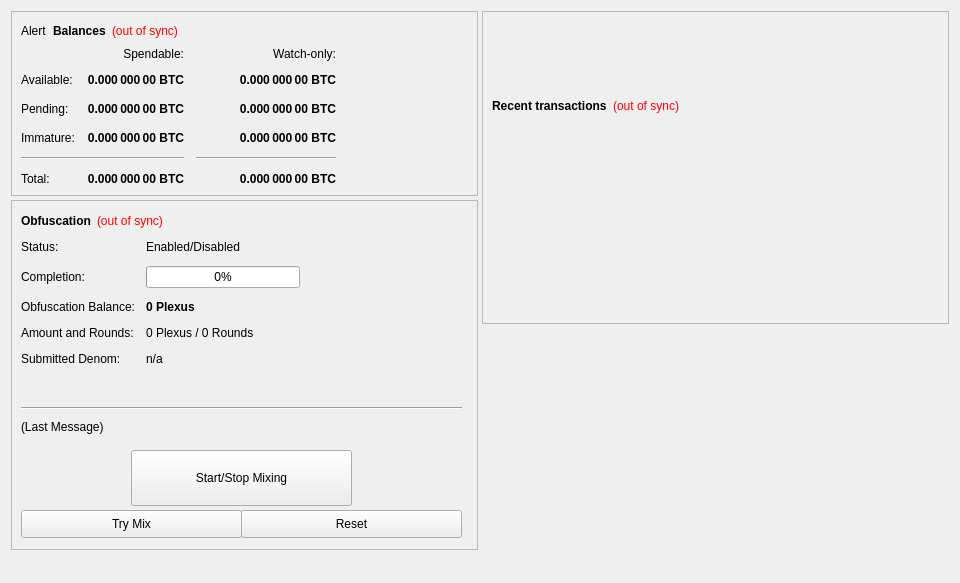
<?xml version="1.0" encoding="UTF-8"?>
<ui version="4.0">
 <class>OverviewPage</class>
 <widget class="QWidget" name="OverviewPage">
  <property name="geometry">
   <rect>
    <x>0</x>
    <y>0</y>
    <width>960</width>
    <height>583</height>
   </rect>
  </property>
  <property name="minimumSize">
   <size>
    <width>960</width>
    <height>0</height>
   </size>
  </property>
  <property name="windowTitle">
   <string>Form</string>
  </property>
  <layout class="QVBoxLayout" name="topLayout">
   <property name="spacing">
    <number>4</number>
   </property>
   <property name="bottomMargin">
    <number>8</number>
   </property>
   <item>
    <layout class="QHBoxLayout" name="horizontalLayout" stretch="1,1">
     <property name="spacing">
      <number>4</number>
     </property>
     <item>
      <layout class="QVBoxLayout" name="verticalLayout_2">
       <property name="spacing">
        <number>4</number>
       </property>
       <item>
        <widget class="QFrame" name="frame">
         <property name="frameShape">
          <enum>QFrame::StyledPanel</enum>
         </property>
         <property name="frameShadow">
          <enum>QFrame::Raised</enum>
         </property>
         <layout class="QVBoxLayout" name="verticalLayout_4">
          <item>
           <layout class="QHBoxLayout" name="horizontalLayout_4">
            <item>
             <widget class="QLabel" name="labelAlerts">
              <property name="text">
               <string>Alert</string>
              </property>
             </widget>
            </item>
            <item>
             <widget class="QLabel" name="label_5">
              <property name="font">
               <font>
                <weight>75</weight>
                <bold>true</bold>
               </font>
              </property>
              <property name="text">
               <string>Balances</string>
              </property>
             </widget>
            </item>
            <item>
             <widget class="QLabel" name="labelWalletStatus">
              <property name="cursor">
               <cursorShape>WhatsThisCursor</cursorShape>
              </property>
              <property name="toolTip">
               <string>The displayed information may be out of date. Your wallet automatically synchronizes with the Plexus network after a connection is established, but this process has not completed yet.</string>
              </property>
              <property name="styleSheet">
               <string notr="true">QLabel { color: red; }</string>
              </property>
              <property name="text">
               <string notr="true">(out of sync)</string>
              </property>
              <property name="alignment">
               <set>Qt::AlignLeading|Qt::AlignLeft|Qt::AlignVCenter</set>
              </property>
             </widget>
            </item>
            <item>
             <spacer name="horizontalSpacer_3">
              <property name="orientation">
               <enum>Qt::Horizontal</enum>
              </property>
              <property name="sizeHint" stdset="0">
               <size>
                <width>40</width>
                <height>20</height>
               </size>
              </property>
             </spacer>
            </item>
           </layout>
          </item>
          <item>
           <layout class="QGridLayout" name="gridLayout">
            <property name="spacing">
             <number>12</number>
            </property>
            <item row="2" column="2">
             <widget class="QLabel" name="labelWatchPending">
              <property name="font">
               <font>
                <weight>75</weight>
                <bold>true</bold>
               </font>
              </property>
              <property name="cursor">
               <cursorShape>IBeamCursor</cursorShape>
              </property>
              <property name="toolTip">
               <string>Unconfirmed transactions to watch-only addresses</string>
              </property>
              <property name="text">
               <string notr="true">0.000 000 00 BTC</string>
              </property>
              <property name="alignment">
               <set>Qt::AlignRight|Qt::AlignTrailing|Qt::AlignVCenter</set>
              </property>
              <property name="textInteractionFlags">
               <set>Qt::LinksAccessibleByMouse|Qt::TextSelectableByKeyboard|Qt::TextSelectableByMouse</set>
              </property>
             </widget>
            </item>
            <item row="2" column="1">
             <widget class="QLabel" name="labelUnconfirmed">
              <property name="font">
               <font>
                <weight>75</weight>
                <bold>true</bold>
               </font>
              </property>
              <property name="cursor">
               <cursorShape>IBeamCursor</cursorShape>
              </property>
              <property name="toolTip">
               <string>Total of transactions that have yet to be confirmed, and do not yet count toward the spendable balance</string>
              </property>
              <property name="text">
               <string notr="true">0.000 000 00 BTC</string>
              </property>
              <property name="alignment">
               <set>Qt::AlignRight|Qt::AlignTrailing|Qt::AlignVCenter</set>
              </property>
              <property name="textInteractionFlags">
               <set>Qt::LinksAccessibleByMouse|Qt::TextSelectableByKeyboard|Qt::TextSelectableByMouse</set>
              </property>
             </widget>
            </item>
            <item row="3" column="2">
             <widget class="QLabel" name="labelWatchImmature">
              <property name="font">
               <font>
                <weight>75</weight>
                <bold>true</bold>
               </font>
              </property>
              <property name="cursor">
               <cursorShape>IBeamCursor</cursorShape>
              </property>
              <property name="toolTip">
               <string>Staked or masternode rewards in watch-only addresses that has not yet matured</string>
              </property>
              <property name="text">
               <string notr="true">0.000 000 00 BTC</string>
              </property>
              <property name="alignment">
               <set>Qt::AlignRight|Qt::AlignTrailing|Qt::AlignVCenter</set>
              </property>
              <property name="textInteractionFlags">
               <set>Qt::LinksAccessibleByMouse|Qt::TextSelectableByKeyboard|Qt::TextSelectableByMouse</set>
              </property>
             </widget>
            </item>
            <item row="4" column="0" colspan="2">
             <widget class="Line" name="lineSpendableBalance">
              <property name="orientation">
               <enum>Qt::Horizontal</enum>
              </property>
             </widget>
            </item>
            <item row="4" column="2">
             <widget class="Line" name="lineWatchBalance">
              <property name="sizePolicy">
               <sizepolicy hsizetype="Preferred" vsizetype="Fixed">
                <horstretch>0</horstretch>
                <verstretch>0</verstretch>
               </sizepolicy>
              </property>
              <property name="minimumSize">
               <size>
                <width>140</width>
                <height>0</height>
               </size>
              </property>
              <property name="orientation">
               <enum>Qt::Horizontal</enum>
              </property>
             </widget>
            </item>
            <item row="5" column="0">
             <widget class="QLabel" name="labelTotalText">
              <property name="text">
               <string>Total:</string>
              </property>
             </widget>
            </item>
            <item row="3" column="1">
             <widget class="QLabel" name="labelImmature">
              <property name="font">
               <font>
                <weight>75</weight>
                <bold>true</bold>
               </font>
              </property>
              <property name="cursor">
               <cursorShape>IBeamCursor</cursorShape>
              </property>
              <property name="toolTip">
               <string>Staked or masternode rewards that has not yet matured</string>
              </property>
              <property name="text">
               <string notr="true">0.000 000 00 BTC</string>
              </property>
              <property name="alignment">
               <set>Qt::AlignRight|Qt::AlignTrailing|Qt::AlignVCenter</set>
              </property>
              <property name="textInteractionFlags">
               <set>Qt::LinksAccessibleByMouse|Qt::TextSelectableByKeyboard|Qt::TextSelectableByMouse</set>
              </property>
             </widget>
            </item>
            <item row="2" column="3">
             <spacer name="horizontalSpacer_2">
              <property name="orientation">
               <enum>Qt::Horizontal</enum>
              </property>
              <property name="sizeHint" stdset="0">
               <size>
                <width>40</width>
                <height>20</height>
               </size>
              </property>
             </spacer>
            </item>
            <item row="3" column="0">
             <widget class="QLabel" name="labelImmatureText">
              <property name="text">
               <string>Immature:</string>
              </property>
             </widget>
            </item>
            <item row="5" column="1">
             <widget class="QLabel" name="labelTotal">
              <property name="font">
               <font>
                <weight>75</weight>
                <bold>true</bold>
               </font>
              </property>
              <property name="cursor">
               <cursorShape>IBeamCursor</cursorShape>
              </property>
              <property name="toolTip">
               <string>Your current total balance</string>
              </property>
              <property name="text">
               <string notr="true">0.000 000 00 BTC</string>
              </property>
              <property name="alignment">
               <set>Qt::AlignRight|Qt::AlignTrailing|Qt::AlignVCenter</set>
              </property>
              <property name="textInteractionFlags">
               <set>Qt::LinksAccessibleByMouse|Qt::TextSelectableByKeyboard|Qt::TextSelectableByMouse</set>
              </property>
             </widget>
            </item>
            <item row="5" column="2">
             <widget class="QLabel" name="labelWatchTotal">
              <property name="font">
               <font>
                <weight>75</weight>
                <bold>true</bold>
               </font>
              </property>
              <property name="cursor">
               <cursorShape>IBeamCursor</cursorShape>
              </property>
              <property name="toolTip">
               <string>Current total balance in watch-only addresses</string>
              </property>
              <property name="text">
               <string notr="true">0.000 000 00 BTC</string>
              </property>
              <property name="alignment">
               <set>Qt::AlignRight|Qt::AlignTrailing|Qt::AlignVCenter</set>
              </property>
              <property name="textInteractionFlags">
               <set>Qt::LinksAccessibleByMouse|Qt::TextSelectableByKeyboard|Qt::TextSelectableByMouse</set>
              </property>
             </widget>
            </item>
            <item row="0" column="2">
             <widget class="QLabel" name="labelWatchonly">
              <property name="text">
               <string>Watch-only:</string>
              </property>
              <property name="alignment">
               <set>Qt::AlignRight|Qt::AlignTrailing|Qt::AlignVCenter</set>
              </property>
             </widget>
            </item>
            <item row="1" column="0">
             <widget class="QLabel" name="labelBalanceText">
              <property name="text">
               <string>Available:</string>
              </property>
             </widget>
            </item>
            <item row="1" column="1">
             <widget class="QLabel" name="labelBalance">
              <property name="font">
               <font>
                <weight>75</weight>
                <bold>true</bold>
               </font>
              </property>
              <property name="cursor">
               <cursorShape>IBeamCursor</cursorShape>
              </property>
              <property name="toolTip">
               <string>Your current spendable balance</string>
              </property>
              <property name="text">
               <string notr="true">0.000 000 00 BTC</string>
              </property>
              <property name="alignment">
               <set>Qt::AlignRight|Qt::AlignTrailing|Qt::AlignVCenter</set>
              </property>
              <property name="textInteractionFlags">
               <set>Qt::LinksAccessibleByMouse|Qt::TextSelectableByKeyboard|Qt::TextSelectableByMouse</set>
              </property>
             </widget>
            </item>
            <item row="1" column="2">
             <widget class="QLabel" name="labelWatchAvailable">
              <property name="font">
               <font>
                <weight>75</weight>
                <bold>true</bold>
               </font>
              </property>
              <property name="cursor">
               <cursorShape>IBeamCursor</cursorShape>
              </property>
              <property name="toolTip">
               <string>Your current balance in watch-only addresses</string>
              </property>
              <property name="text">
               <string notr="true">0.000 000 00 BTC</string>
              </property>
              <property name="alignment">
               <set>Qt::AlignRight|Qt::AlignTrailing|Qt::AlignVCenter</set>
              </property>
              <property name="textInteractionFlags">
               <set>Qt::LinksAccessibleByMouse|Qt::TextSelectableByKeyboard|Qt::TextSelectableByMouse</set>
              </property>
             </widget>
            </item>
            <item row="2" column="0">
             <widget class="QLabel" name="labelPendingText">
              <property name="text">
               <string>Pending:</string>
              </property>
             </widget>
            </item>
            <item row="0" column="1">
             <widget class="QLabel" name="labelSpendable">
              <property name="text">
               <string>Spendable:</string>
              </property>
              <property name="alignment">
               <set>Qt::AlignRight|Qt::AlignTrailing|Qt::AlignVCenter</set>
              </property>
             </widget>
            </item>
           </layout>
          </item>
         </layout>
        </widget>
       </item>
       <item>
        <widget class="QFrame" name="frameObfuscation">
         <property name="minimumSize">
          <size>
           <width>0</width>
           <height>350</height>
          </size>
         </property>
         <property name="layoutDirection">
          <enum>Qt::LeftToRight</enum>
         </property>
         <property name="frameShape">
          <enum>QFrame::StyledPanel</enum>
         </property>
         <property name="frameShadow">
          <enum>QFrame::Raised</enum>
         </property>
         <widget class="QWidget" name="formLayoutWidget">
          <property name="geometry">
           <rect>
            <x>10</x>
            <y>40</y>
            <width>451</width>
            <height>161</height>
           </rect>
          </property>
          <layout class="QFormLayout" name="formLayout">
           <property name="fieldGrowthPolicy">
            <enum>QFormLayout::AllNonFixedFieldsGrow</enum>
           </property>
           <property name="horizontalSpacing">
            <number>11</number>
           </property>
           <property name="verticalSpacing">
            <number>12</number>
           </property>
           <item row="0" column="0">
            <widget class="QLabel" name="label_6">
             <property name="text">
              <string>Status:</string>
             </property>
            </widget>
           </item>
           <item row="1" column="0">
            <widget class="QLabel" name="label_7">
             <property name="text">
              <string>Completion:</string>
             </property>
            </widget>
           </item>
           <item row="1" column="1">
            <widget class="QProgressBar" name="obfuscationProgress">
             <property name="maximumSize">
              <size>
               <width>154</width>
               <height>16777215</height>
              </size>
             </property>
             <property name="value">
              <number>0</number>
             </property>
            </widget>
           </item>
           <item row="2" column="0">
            <widget class="QLabel" name="labelAnonymizedText">
             <property name="text">
              <string>Obfuscation Balance:</string>
             </property>
            </widget>
           </item>
           <item row="2" column="1">
            <widget class="QLabel" name="labelAnonymized">
             <property name="font">
              <font>
               <weight>75</weight>
               <bold>true</bold>
              </font>
             </property>
             <property name="text">
              <string notr="true">0 Plexus</string>
             </property>
            </widget>
           </item>
           <item row="3" column="0">
            <widget class="QLabel" name="label_8">
             <property name="text">
              <string>Amount and Rounds:</string>
             </property>
            </widget>
           </item>
           <item row="3" column="1">
            <widget class="QLabel" name="labelAmountRounds">
             <property name="text">
              <string>0 Plexus / 0 Rounds</string>
             </property>
            </widget>
           </item>
           <item row="4" column="0">
            <widget class="QLabel" name="label_9">
             <property name="text">
              <string>Submitted Denom:</string>
             </property>
            </widget>
           </item>
           <item row="4" column="1">
            <widget class="QLabel" name="labelSubmittedDenom">
             <property name="toolTip">
              <string>The denominations you submitted to the Masternode.&lt;br&gt;To mix, other users must submit the exact same denominations.</string>
             </property>
             <property name="text">
              <string>n/a</string>
             </property>
            </widget>
           </item>
           <item row="0" column="1">
            <widget class="QLabel" name="obfuscationEnabled">
             <property name="text">
              <string>Enabled/Disabled</string>
             </property>
            </widget>
           </item>
          </layout>
         </widget>
         <widget class="QPushButton" name="runAutoDenom">
          <property name="geometry">
           <rect>
            <x>251</x>
            <y>17</y>
            <width>1</width>
            <height>1</height>
           </rect>
          </property>
          <property name="palette">
           <palette>
            <active>
             <colorrole role="WindowText">
              <brush brushstyle="SolidPattern">
               <color alpha="255">
                <red>0</red>
                <green>0</green>
                <blue>0</blue>
               </color>
              </brush>
             </colorrole>
             <colorrole role="Button">
              <brush brushstyle="SolidPattern">
               <color alpha="255">
                <red>239</red>
                <green>238</green>
                <blue>238</blue>
               </color>
              </brush>
             </colorrole>
             <colorrole role="Light">
              <brush brushstyle="SolidPattern">
               <color alpha="255">
                <red>255</red>
                <green>255</green>
                <blue>255</blue>
               </color>
              </brush>
             </colorrole>
             <colorrole role="Midlight">
              <brush brushstyle="SolidPattern">
               <color alpha="255">
                <red>247</red>
                <green>246</green>
                <blue>246</blue>
               </color>
              </brush>
             </colorrole>
             <colorrole role="Dark">
              <brush brushstyle="SolidPattern">
               <color alpha="255">
                <red>119</red>
                <green>119</green>
                <blue>119</blue>
               </color>
              </brush>
             </colorrole>
             <colorrole role="Mid">
              <brush brushstyle="SolidPattern">
               <color alpha="255">
                <red>159</red>
                <green>159</green>
                <blue>159</blue>
               </color>
              </brush>
             </colorrole>
             <colorrole role="Text">
              <brush brushstyle="SolidPattern">
               <color alpha="255">
                <red>0</red>
                <green>0</green>
                <blue>0</blue>
               </color>
              </brush>
             </colorrole>
             <colorrole role="BrightText">
              <brush brushstyle="SolidPattern">
               <color alpha="255">
                <red>255</red>
                <green>255</green>
                <blue>255</blue>
               </color>
              </brush>
             </colorrole>
             <colorrole role="ButtonText">
              <brush brushstyle="SolidPattern">
               <color alpha="255">
                <red>0</red>
                <green>0</green>
                <blue>0</blue>
               </color>
              </brush>
             </colorrole>
             <colorrole role="Base">
              <brush brushstyle="SolidPattern">
               <color alpha="255">
                <red>255</red>
                <green>255</green>
                <blue>255</blue>
               </color>
              </brush>
             </colorrole>
             <colorrole role="Window">
              <brush brushstyle="SolidPattern">
               <color alpha="255">
                <red>239</red>
                <green>238</green>
                <blue>238</blue>
               </color>
              </brush>
             </colorrole>
             <colorrole role="Shadow">
              <brush brushstyle="SolidPattern">
               <color alpha="255">
                <red>0</red>
                <green>0</green>
                <blue>0</blue>
               </color>
              </brush>
             </colorrole>
             <colorrole role="AlternateBase">
              <brush brushstyle="SolidPattern">
               <color alpha="255">
                <red>247</red>
                <green>246</green>
                <blue>246</blue>
               </color>
              </brush>
             </colorrole>
             <colorrole role="ToolTipBase">
              <brush brushstyle="SolidPattern">
               <color alpha="255">
                <red>255</red>
                <green>255</green>
                <blue>220</blue>
               </color>
              </brush>
             </colorrole>
             <colorrole role="ToolTipText">
              <brush brushstyle="SolidPattern">
               <color alpha="255">
                <red>0</red>
                <green>0</green>
                <blue>0</blue>
               </color>
              </brush>
             </colorrole>
            </active>
            <inactive>
             <colorrole role="WindowText">
              <brush brushstyle="SolidPattern">
               <color alpha="255">
                <red>0</red>
                <green>0</green>
                <blue>0</blue>
               </color>
              </brush>
             </colorrole>
             <colorrole role="Button">
              <brush brushstyle="SolidPattern">
               <color alpha="255">
                <red>239</red>
                <green>238</green>
                <blue>238</blue>
               </color>
              </brush>
             </colorrole>
             <colorrole role="Light">
              <brush brushstyle="SolidPattern">
               <color alpha="255">
                <red>255</red>
                <green>255</green>
                <blue>255</blue>
               </color>
              </brush>
             </colorrole>
             <colorrole role="Midlight">
              <brush brushstyle="SolidPattern">
               <color alpha="255">
                <red>247</red>
                <green>246</green>
                <blue>246</blue>
               </color>
              </brush>
             </colorrole>
             <colorrole role="Dark">
              <brush brushstyle="SolidPattern">
               <color alpha="255">
                <red>119</red>
                <green>119</green>
                <blue>119</blue>
               </color>
              </brush>
             </colorrole>
             <colorrole role="Mid">
              <brush brushstyle="SolidPattern">
               <color alpha="255">
                <red>159</red>
                <green>159</green>
                <blue>159</blue>
               </color>
              </brush>
             </colorrole>
             <colorrole role="Text">
              <brush brushstyle="SolidPattern">
               <color alpha="255">
                <red>0</red>
                <green>0</green>
                <blue>0</blue>
               </color>
              </brush>
             </colorrole>
             <colorrole role="BrightText">
              <brush brushstyle="SolidPattern">
               <color alpha="255">
                <red>255</red>
                <green>255</green>
                <blue>255</blue>
               </color>
              </brush>
             </colorrole>
             <colorrole role="ButtonText">
              <brush brushstyle="SolidPattern">
               <color alpha="255">
                <red>0</red>
                <green>0</green>
                <blue>0</blue>
               </color>
              </brush>
             </colorrole>
             <colorrole role="Base">
              <brush brushstyle="SolidPattern">
               <color alpha="255">
                <red>255</red>
                <green>255</green>
                <blue>255</blue>
               </color>
              </brush>
             </colorrole>
             <colorrole role="Window">
              <brush brushstyle="SolidPattern">
               <color alpha="255">
                <red>239</red>
                <green>238</green>
                <blue>238</blue>
               </color>
              </brush>
             </colorrole>
             <colorrole role="Shadow">
              <brush brushstyle="SolidPattern">
               <color alpha="255">
                <red>0</red>
                <green>0</green>
                <blue>0</blue>
               </color>
              </brush>
             </colorrole>
             <colorrole role="AlternateBase">
              <brush brushstyle="SolidPattern">
               <color alpha="255">
                <red>247</red>
                <green>246</green>
                <blue>246</blue>
               </color>
              </brush>
             </colorrole>
             <colorrole role="ToolTipBase">
              <brush brushstyle="SolidPattern">
               <color alpha="255">
                <red>255</red>
                <green>255</green>
                <blue>220</blue>
               </color>
              </brush>
             </colorrole>
             <colorrole role="ToolTipText">
              <brush brushstyle="SolidPattern">
               <color alpha="255">
                <red>0</red>
                <green>0</green>
                <blue>0</blue>
               </color>
              </brush>
             </colorrole>
            </inactive>
            <disabled>
             <colorrole role="WindowText">
              <brush brushstyle="SolidPattern">
               <color alpha="255">
                <red>119</red>
                <green>119</green>
                <blue>119</blue>
               </color>
              </brush>
             </colorrole>
             <colorrole role="Button">
              <brush brushstyle="SolidPattern">
               <color alpha="255">
                <red>239</red>
                <green>238</green>
                <blue>238</blue>
               </color>
              </brush>
             </colorrole>
             <colorrole role="Light">
              <brush brushstyle="SolidPattern">
               <color alpha="255">
                <red>255</red>
                <green>255</green>
                <blue>255</blue>
               </color>
              </brush>
             </colorrole>
             <colorrole role="Midlight">
              <brush brushstyle="SolidPattern">
               <color alpha="255">
                <red>247</red>
                <green>246</green>
                <blue>246</blue>
               </color>
              </brush>
             </colorrole>
             <colorrole role="Dark">
              <brush brushstyle="SolidPattern">
               <color alpha="255">
                <red>119</red>
                <green>119</green>
                <blue>119</blue>
               </color>
              </brush>
             </colorrole>
             <colorrole role="Mid">
              <brush brushstyle="SolidPattern">
               <color alpha="255">
                <red>159</red>
                <green>159</green>
                <blue>159</blue>
               </color>
              </brush>
             </colorrole>
             <colorrole role="Text">
              <brush brushstyle="SolidPattern">
               <color alpha="255">
                <red>119</red>
                <green>119</green>
                <blue>119</blue>
               </color>
              </brush>
             </colorrole>
             <colorrole role="BrightText">
              <brush brushstyle="SolidPattern">
               <color alpha="255">
                <red>255</red>
                <green>255</green>
                <blue>255</blue>
               </color>
              </brush>
             </colorrole>
             <colorrole role="ButtonText">
              <brush brushstyle="SolidPattern">
               <color alpha="255">
                <red>119</red>
                <green>119</green>
                <blue>119</blue>
               </color>
              </brush>
             </colorrole>
             <colorrole role="Base">
              <brush brushstyle="SolidPattern">
               <color alpha="255">
                <red>239</red>
                <green>238</green>
                <blue>238</blue>
               </color>
              </brush>
             </colorrole>
             <colorrole role="Window">
              <brush brushstyle="SolidPattern">
               <color alpha="255">
                <red>239</red>
                <green>238</green>
                <blue>238</blue>
               </color>
              </brush>
             </colorrole>
             <colorrole role="Shadow">
              <brush brushstyle="SolidPattern">
               <color alpha="255">
                <red>0</red>
                <green>0</green>
                <blue>0</blue>
               </color>
              </brush>
             </colorrole>
             <colorrole role="AlternateBase">
              <brush brushstyle="SolidPattern">
               <color alpha="255">
                <red>239</red>
                <green>238</green>
                <blue>238</blue>
               </color>
              </brush>
             </colorrole>
             <colorrole role="ToolTipBase">
              <brush brushstyle="SolidPattern">
               <color alpha="255">
                <red>255</red>
                <green>255</green>
                <blue>220</blue>
               </color>
              </brush>
             </colorrole>
             <colorrole role="ToolTipText">
              <brush brushstyle="SolidPattern">
               <color alpha="255">
                <red>0</red>
                <green>0</green>
                <blue>0</blue>
               </color>
              </brush>
             </colorrole>
            </disabled>
           </palette>
          </property>
          <property name="focusPolicy">
           <enum>Qt::NoFocus</enum>
          </property>
          <property name="autoFillBackground">
           <bool>true</bool>
          </property>
          <property name="text">
           <string/>
          </property>
          <property name="flat">
           <bool>true</bool>
          </property>
         </widget>
         <widget class="QPushButton" name="toggleObfuscation">
          <property name="geometry">
           <rect>
            <x>120</x>
            <y>250</y>
            <width>221</width>
            <height>56</height>
           </rect>
          </property>
          <property name="sizePolicy">
           <sizepolicy hsizetype="MinimumExpanding" vsizetype="Fixed">
            <horstretch>0</horstretch>
            <verstretch>0</verstretch>
           </sizepolicy>
          </property>
          <property name="text">
           <string>Start/Stop Mixing</string>
          </property>
         </widget>
         <widget class="Line" name="lineLastMessage">
          <property name="geometry">
           <rect>
            <x>10</x>
            <y>200</y>
            <width>441</width>
            <height>16</height>
           </rect>
          </property>
          <property name="orientation">
           <enum>Qt::Horizontal</enum>
          </property>
         </widget>
         <widget class="QLabel" name="obfuscationStatus">
          <property name="geometry">
           <rect>
            <x>10</x>
            <y>220</y>
            <width>451</width>
            <height>61</height>
           </rect>
          </property>
          <property name="minimumSize">
           <size>
            <width>288</width>
            <height>43</height>
           </size>
          </property>
          <property name="text">
           <string>(Last Message)</string>
          </property>
          <property name="alignment">
           <set>Qt::AlignLeading|Qt::AlignLeft|Qt::AlignTop</set>
          </property>
          <property name="wordWrap">
           <bool>true</bool>
          </property>
         </widget>
         <widget class="QPushButton" name="obfuscationAuto">
          <property name="geometry">
           <rect>
            <x>10</x>
            <y>310</y>
            <width>221</width>
            <height>28</height>
           </rect>
          </property>
          <property name="sizePolicy">
           <sizepolicy hsizetype="MinimumExpanding" vsizetype="Fixed">
            <horstretch>0</horstretch>
            <verstretch>0</verstretch>
           </sizepolicy>
          </property>
          <property name="toolTip">
           <string>Try to manually submit a Obfuscation request.</string>
          </property>
          <property name="text">
           <string>Try Mix</string>
          </property>
         </widget>
         <widget class="QPushButton" name="obfuscationReset">
          <property name="geometry">
           <rect>
            <x>230</x>
            <y>310</y>
            <width>221</width>
            <height>28</height>
           </rect>
          </property>
          <property name="sizePolicy">
           <sizepolicy hsizetype="MinimumExpanding" vsizetype="Fixed">
            <horstretch>0</horstretch>
            <verstretch>0</verstretch>
           </sizepolicy>
          </property>
          <property name="toolTip">
           <string>Reset the current status of Obfuscation (can interrupt Obfuscation if it's in the process of Mixing, which can cost you money!)</string>
          </property>
          <property name="autoFillBackground">
           <bool>false</bool>
          </property>
          <property name="text">
           <string>Reset</string>
          </property>
         </widget>
         <widget class="QWidget" name="layoutWidget">
          <property name="geometry">
           <rect>
            <x>10</x>
            <y>10</y>
            <width>431</width>
            <height>22</height>
           </rect>
          </property>
          <layout class="QHBoxLayout" name="horizontalLayout_5">
           <item>
            <widget class="QLabel" name="label_2">
             <property name="font">
              <font>
               <weight>75</weight>
               <bold>true</bold>
              </font>
             </property>
             <property name="text">
              <string>Obfuscation</string>
             </property>
            </widget>
           </item>
           <item>
            <widget class="QLabel" name="labelObfuscationSyncStatus">
             <property name="toolTip">
              <string>The displayed information may be out of date. Your wallet automatically synchronizes with the Plexus network after a connection is established, but this process has not completed yet.</string>
             </property>
             <property name="styleSheet">
              <string notr="true">QLabel { color: red; }</string>
             </property>
             <property name="text">
              <string notr="true">(out of sync)</string>
             </property>
             <property name="alignment">
              <set>Qt::AlignLeading|Qt::AlignLeft|Qt::AlignVCenter</set>
             </property>
            </widget>
           </item>
           <item>
            <spacer name="horizontalSpacer_4">
             <property name="orientation">
              <enum>Qt::Horizontal</enum>
             </property>
             <property name="sizeHint" stdset="0">
              <size>
               <width>40</width>
               <height>20</height>
              </size>
             </property>
            </spacer>
           </item>
          </layout>
         </widget>
        </widget>
       </item>
       <item>
        <spacer name="verticalSpacer">
         <property name="orientation">
          <enum>Qt::Vertical</enum>
         </property>
         <property name="sizeHint" stdset="0">
          <size>
           <width>20</width>
           <height>20</height>
          </size>
         </property>
        </spacer>
       </item>
      </layout>
     </item>
     <item>
      <layout class="QVBoxLayout" name="verticalLayout_3">
       <property name="spacing">
        <number>4</number>
       </property>
       <item>
        <widget class="QFrame" name="frame_2">
         <property name="frameShape">
          <enum>QFrame::StyledPanel</enum>
         </property>
         <property name="frameShadow">
          <enum>QFrame::Raised</enum>
         </property>
         <layout class="QVBoxLayout" name="verticalLayout">
          <item>
           <spacer name="verticalSpacer_3">
            <property name="orientation">
             <enum>Qt::Vertical</enum>
            </property>
            <property name="sizeType">
             <enum>QSizePolicy::Fixed</enum>
            </property>
            <property name="sizeHint" stdset="0">
             <size>
              <width>20</width>
              <height>75</height>
             </size>
            </property>
           </spacer>
          </item>
          <item>
           <layout class="QHBoxLayout" name="horizontalLayout_2">
            <item>
             <widget class="QLabel" name="label_4">
              <property name="font">
               <font>
                <weight>75</weight>
                <bold>true</bold>
               </font>
              </property>
              <property name="text">
               <string>Recent transactions</string>
              </property>
             </widget>
            </item>
            <item>
             <widget class="QLabel" name="labelTransactionsStatus">
              <property name="cursor">
               <cursorShape>WhatsThisCursor</cursorShape>
              </property>
              <property name="toolTip">
               <string>The displayed information may be out of date. Your wallet automatically synchronizes with the Plexus network after a connection is established, but this process has not completed yet.</string>
              </property>
              <property name="styleSheet">
               <string notr="true">QLabel { color: red; }</string>
              </property>
              <property name="text">
               <string notr="true">(out of sync)</string>
              </property>
              <property name="alignment">
               <set>Qt::AlignRight|Qt::AlignTrailing|Qt::AlignVCenter</set>
              </property>
             </widget>
            </item>
            <item>
             <spacer name="horizontalSpacer">
              <property name="orientation">
               <enum>Qt::Horizontal</enum>
              </property>
              <property name="sizeHint" stdset="0">
               <size>
                <width>40</width>
                <height>20</height>
               </size>
              </property>
             </spacer>
            </item>
           </layout>
          </item>
          <item>
           <widget class="QListView" name="listTransactions">
            <property name="styleSheet">
             <string notr="true">QListView { background: transparent; }</string>
            </property>
            <property name="frameShape">
             <enum>QFrame::NoFrame</enum>
            </property>
            <property name="verticalScrollBarPolicy">
             <enum>Qt::ScrollBarAlwaysOff</enum>
            </property>
            <property name="horizontalScrollBarPolicy">
             <enum>Qt::ScrollBarAlwaysOff</enum>
            </property>
            <property name="selectionMode">
             <enum>QAbstractItemView::NoSelection</enum>
            </property>
           </widget>
          </item>
         </layout>
        </widget>
       </item>
       <item>
        <spacer name="verticalSpacer_2">
         <property name="orientation">
          <enum>Qt::Vertical</enum>
         </property>
         <property name="sizeType">
          <enum>QSizePolicy::Expanding</enum>
         </property>
         <property name="sizeHint" stdset="0">
          <size>
           <width>20</width>
           <height>40</height>
          </size>
         </property>
        </spacer>
       </item>
      </layout>
     </item>
    </layout>
   </item>
  </layout>
 </widget>
 <resources/>
 <connections/>
</ui>
